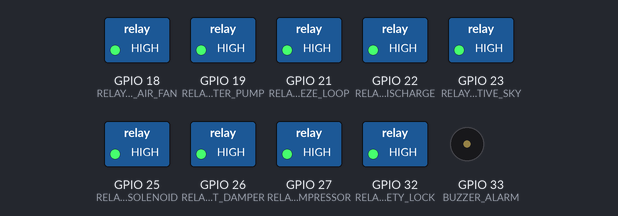
The sketch below on a simulated ESP32. On the bench: switched loads named in the sketch (green lamp = pin HIGH), buzzer (waves = sounding, pin HIGH). The modem accepts every AT command (registered, SIM ready, sends succeed) and sends nothing else; what the sketch prints to the serial monitor is not drawn.

Above: at 0.1 s.
At 1.4 s:
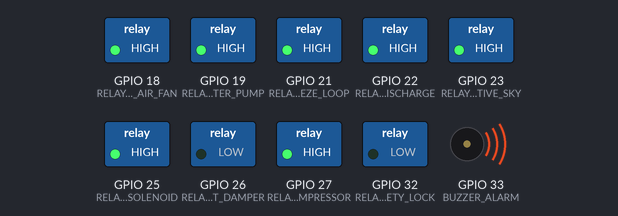
Timing chart, 0 to 2.9 s (numbered marks = the images above):
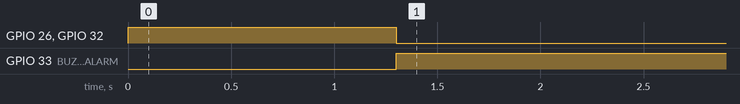

The sketch:

esp32FirmwareReference.ino
```cpp
/*
  ==================================================================================
  SIH 2026 - Problem Statement: Solar-Powered Smart Mini Cold Storage in NER
  PROJECT: SCAB (Solar Cold-storage Adaptive Brain)
  ESP32 Controller & Actuator Firmware Reference
  Hardware:
    - ESP32 WROOM-32
    - SIM800L V2 GSM Module (UART2)
    - u-blox NEO-6M/8M GPS Module (UART1)
    - SHT31 / DHT22 (Chamber Temp & RH)
    - DS18B20 (PCM Ice Thermal Battery Temperature)
    - NDIR CO2 Sensor (MH-Z19)
    - Optical / Electrochemical O2 Sensor (0-25%)
    - LiFePO4 Battery BMS Monitor & Solar Shunt (ADS1115 / INA219)
    - 8-Channel Optocoupled 12V/230V Relay Actuator Board
  ==================================================================================
*/

#include <Arduino.h>
#include <HardwareSerial.h>

// PIN ASSIGNMENTS - RELAYS
#define RELAY_EARTH_AIR_FAN    18  // Stage 1: Earth-Air Pre-cooling Fan
#define RELAY_RAINWATER_PUMP   19  // Stage 2: Rainwater Condenser Subcooling Pump
#define RELAY_PCM_FREEZE_LOOP  21  // Stage 3: PCM Solar Pre-Freezing Loop Valve
#define RELAY_PCM_DISCHARGE    22  // Stage 3: PCM Passive Ice Discharge Valve
#define RELAY_RADIATIVE_SKY    23  // Stage 4: Night Radiative Sky Valve (8-13um window)
#define RELAY_N2_SOLENOID      25  // Stage 5: Intermittent N2 Dosing Solenoid
#define RELAY_VENT_DAMPER      26  // Stage 5: Chamber Purge & O2 Restoration Damper
#define RELAY_COMPRESSOR       27  // Backup DC Variable-Speed Compressor Relay
#define RELAY_DOOR_SAFETY_LOCK 32  // Asphyxiation Safety Door Lock (Active LOW)
#define BUZZER_ALARM           33  // Audio-visual alarm for O2 < 18%

// UART PORTS
HardwareSerial GsmSerial(2); // RX=16, TX=17 for SIM800L
HardwareSerial GpsSerial(1); // RX=4,  TX=5  for u-blox NEO GPS

// SENSOR VARIABLES
float chamberTemp = 7.4;
float chamberRH = 92.0;
float o2Percent = 4.2;
float co2Percent = 3.1;
float pcmTemp = -1.5;
float pcmChargePercent = 98.0;
float batterySoc = 98.0;
float solarWatts = 420.0;
float produceLoadKg = 160.0;
String selectedCrop = "green_chilli";

// GPS VARIABLES
float gpsLat = 25.5788;
float gpsLon = 91.8933;
float gpsAlt = 1525.0;

// TIMING & INTERVALS
unsigned long lastTelemetryTx = 0;
const unsigned long TELEMETRY_INTERVAL_MS = 60000; // 1 min update

void setup() {
  Serial.begin(115200);
  GsmSerial.begin(9600, SERIAL_8N1, 16, 17);
  GpsSerial.begin(9600, SERIAL_8N1, 4, 5);

  // Initialize Relay Pins
  pinMode(RELAY_EARTH_AIR_FAN, OUTPUT);
  pinMode(RELAY_RAINWATER_PUMP, OUTPUT);
  pinMode(RELAY_PCM_FREEZE_LOOP, OUTPUT);
  pinMode(RELAY_PCM_DISCHARGE, OUTPUT);
  pinMode(RELAY_RADIATIVE_SKY, OUTPUT);
  pinMode(RELAY_N2_SOLENOID, OUTPUT);
  pinMode(RELAY_VENT_DAMPER, OUTPUT);
  pinMode(RELAY_COMPRESSOR, OUTPUT);
  pinMode(RELAY_DOOR_SAFETY_LOCK, OUTPUT);
  pinMode(BUZZER_ALARM, OUTPUT);

  // Default Relays OFF (Active LOW relays)
  digitalWrite(RELAY_EARTH_AIR_FAN, HIGH);
  digitalWrite(RELAY_RAINWATER_PUMP, HIGH);
  digitalWrite(RELAY_PCM_FREEZE_LOOP, HIGH);
  digitalWrite(RELAY_PCM_DISCHARGE, HIGH);
  digitalWrite(RELAY_RADIATIVE_SKY, HIGH);
  digitalWrite(RELAY_N2_SOLENOID, HIGH);
  digitalWrite(RELAY_VENT_DAMPER, HIGH);
  digitalWrite(RELAY_COMPRESSOR, HIGH);
  digitalWrite(RELAY_DOOR_SAFETY_LOCK, HIGH); // Unlocked
  digitalWrite(BUZZER_ALARM, LOW);

  Serial.println("[SCAB ESP32] System Booted. Initializing SIM800L & Sensors...");
  delay(1000);
  GsmSerial.println("AT");
  delay(300);
  GsmSerial.println("AT+CMGF=1"); // Set SMS to text mode
}

// TRANSMIT TELEMETRY SMS TO MOBILE APP
void sendTelemetrySms() {
  String telemetry = "$SCAB,LAT=" + String(gpsLat, 4) +
                     ",LON=" + String(gpsLon, 4) +
                     ",ALT=" + String(gpsAlt, 0) +
                     ",TC=" + String(chamberTemp, 1) +
                     ",RH=" + String(chamberRH, 0) +
                     ",O2=" + String(o2Percent, 1) +
                     ",CO2=" + String(co2Percent, 1) +
                     ",PCM=" + String(pcmChargePercent, 0) +
                     ",BAT=" + String(batterySoc, 0) +
                     ",SOL=" + String(solarWatts, 0) +
                     ",CROP=" + selectedCrop +
                     ",KG=" + String(produceLoadKg, 0) + "#";

  Serial.println("[TX TELEMETRY]: " + telemetry);
  // Optional: GsmSerial SMS dispatch commands here
}

// PARSE COMMAND SMS FROM SCAB MOBILE APP
void processIncomingCommand(String cmd) {
  cmd.trim();
  if (!cmd.startsWith("CMD") || !cmd.endsWith("#")) return;
  Serial.println("[RX COMMAND]: " + cmd);

  if (cmd.indexOf("RAIN=1") != -1) digitalWrite(RELAY_RAINWATER_PUMP, LOW);
  else if (cmd.indexOf("RAIN=0") != -1) digitalWrite(RELAY_RAINWATER_PUMP, HIGH);

  if (cmd.indexOf("PCM=1") != -1) digitalWrite(RELAY_PCM_FREEZE_LOOP, LOW);
  else if (cmd.indexOf("PCM=0") != -1) digitalWrite(RELAY_PCM_FREEZE_LOOP, HIGH);

  if (cmd.indexOf("N2=1") != -1) digitalWrite(RELAY_N2_SOLENOID, LOW);
  else if (cmd.indexOf("N2=0") != -1) digitalWrite(RELAY_N2_SOLENOID, HIGH);
}

// ASPHYXIATION SAFETY INTERLOCK
void checkSafetyInterlock() {
  if (o2Percent < 18.0) {
    digitalWrite(RELAY_DOOR_SAFETY_LOCK, LOW); // Latch door locked
    digitalWrite(BUZZER_ALARM, HIGH);          // Sound audible hazard alarm
    digitalWrite(RELAY_N2_SOLENOID, HIGH);     // Force N2 OFF
    digitalWrite(RELAY_VENT_DAMPER, LOW);      // Force fresh air damper OPEN
  } else {
    digitalWrite(RELAY_DOOR_SAFETY_LOCK, HIGH); // Safe to enter
    digitalWrite(BUZZER_ALARM, LOW);
  }
}

void loop() {
  checkSafetyInterlock();

  // Handle periodic telemetry transmission
  if (millis() - lastTelemetryTx > TELEMETRY_INTERVAL_MS) {
    lastTelemetryTx = millis();
    sendTelemetrySms();
  }

  // Handle incoming SMS from SIM800L
  if (GsmSerial.available()) {
    String line = GsmSerial.readStringUntil('\n');
    if (line.indexOf("CMD,") != -1) {
      processIncomingCommand(line);
    }
  }
  delay(100);
}
```

Measured:
- by itself, GPIO 26 (RELAY_VENT_DAMPER), GPIO 32 (RELAY_DOOR_SAFETY_LOCK): HIGH → LOW at 1.3 s
- by itself, GPIO 33 (BUZZER_ALARM): LOW → HIGH at 1.3 s
